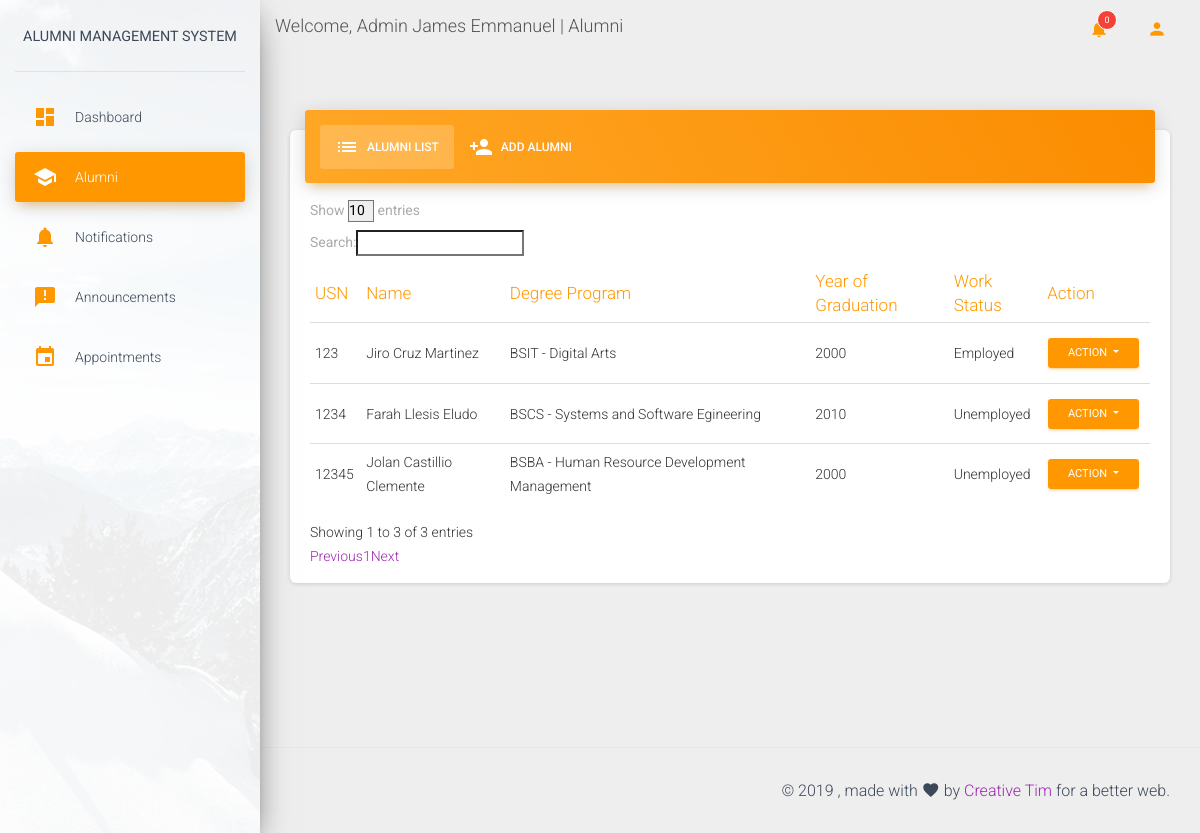
The page /index.php/admin/alumni (signed in) on the database its author committed.
### tables this page shows
CREATE TABLE `alumni` (
  `alumni_ID` int(11) NOT NULL,
  `alumni_student_ID` text,
  `alumni_profile_picture` text,
  `alumni_fname` text,
  `alumni_mname` text,
  `alumni_lname` text,
  `alumni_gender` text,
  `alumni_address` text,
  `alumni_cno` text,
  `alumni_lno` text,
  `alumni_email` text,
  `alumni_facebook` text,
  `alumni_linkedin` text,
  `alumni_website` text,
  `alumni_degree` text,
  `alumni_major` text,
  `alumni_grad_year` int(11) DEFAULT NULL,
  `alumni_register_date` text
);

CREATE TABLE `courses` (
  `course_ID` int(11) NOT NULL,
  `course_college` text NOT NULL,
  `course_title` text NOT NULL,
  `course_description` text NOT NULL
);

CREATE TABLE `major` (
  `major_ID` int(11) NOT NULL,
  `major_course_ID` text NOT NULL,
  `major_name` text NOT NULL
);

### application/controllers/Admin.php (called while the page is built, shortened)
<?php
	class Admin extends CI_Controller {
		function __construct(){
			$this->load->helper(array('form','url'));
			$this->load->database();
			$this->load->library("sendemail");
			$this->load->library("sendsms");
		}
		function alumni($param1 = '', $param2 = ''){
			$page_data['page_name']		=	'alumni';
			$this->load->view('backend/index',$page_data);
		}
	}
?>

### index.php (called while the page is built, shortened)
<?php
require_once BASEPATH.'core/CodeIgniter.php';

### application/views/backend/admin/alumni.php (the view, shortened to what this page needs)
<div class="content">
  <div class="container-fluid">
    <div class="row">
      <div class="col-md-12">
        <div class="card">
          <div class="card-header card-header-tabs card-header-<?php echo $_SESSION['theme_color'] ?>">
            <div class="nav-tabs-navigation">
              <div class="nav-tabs-wrapper">
                <ul class="nav nav-tabs" data-tabs="tabs">
                  <li class="nav-item">
                    <a class="nav-link active" href="#list" data-toggle="tab">
                      <i class="material-icons">list</i> Alumni List
                      <div class="ripple-container"></div>
                    </a>
                  </li>
                  <li class="nav-item">
                    <a class="nav-link" href="#add" data-toggle="tab">
                      <i class="material-icons">person_add</i> Add Alumni
                      <div class="ripple-container"></div>
                    </a>
                  </li>
                </ul>
            </div>
          </div>
                </div>
                <div class="card-body">
                  <div class="tab-content">
                    <div class="tab-pane table-responsive active" id="list">
                        <table class="table display nowrap" id="table1" >
                          <thead class="text-<?php echo $_SESSION['theme_color'] ?>">
                            <th>
                              USN
                            </th>
                            <th>
                              Name
                            </th>
                            <th>
                              Degree Program
                            </th>
                            <th>
                              Year of Graduation
                            </th>
                            <th>
                              Work Status
                            </th>
                            <th>
                              Action
                            </th>
                          </thead>
                          <tbody>
                            <?php
                              $this->db->select("*");
                              $this->db->from('alumni');
                              $this->db->join('courses','alumni.alumni_degree = courses.course_ID');
                              $this->db->join('major', 'alumni.alumni_major = major.major_ID','left');
                              $query = $this->db->get()->result_array();
                              foreach($query as $row):
                                if(!empty($row['alumni_major'])){
                                  $major = " - ".$row['major_name'];
                                }else{
                                  $major = "";
                                }
                            ?>
                            <tr>
                              <td><?php echo $row['alumni_student_ID'] ?></td>
                              <td><?php echo $row['alumni_fname']." ".$row['alumni_mname']." ".$row['alumni_lname']?></td>
                              <td><?php echo $row['course_title'].$major?></td>
                              <td><?php echo $row['alumni_grad_year'] ?></td>
                              <td>
                                <?php
                                  $work_status = $this->db->select('*')->from('work')->where('work_alumni_student_ID',$row['alumni_student_ID'])->where('work_alumni_end','')->get()->num_rows();
                                  if($work_status > 0){
                                    echo "Employed";
                                  }else{
                                    echo "Unemployed";
                                  }
                                ?>
                              </td>
                              <td>
                                <div class="btn-group">
                                  <button class="btn btn-<?php echo $_SESSION['theme_color'] ?> btn-sm dropdown-toggle" data-toggle='dropdown'>
                                    Action
                                  </button>
                                </div>
                              </td>
                            </tr>
                            <?php
                              endforeach;
                            ?>
                          </tbody>
                        </table>
                    </div>
                  </div>
                </div>
              </div>
      </div>
    </div>
  </div>
</div>

### application/views/backend/admin/navbar.php (shortened to what this page needs)
<nav class="navbar navbar-expand-lg navbar-transparent navbar-absolute fixed-top ">
	<div class="container-fluid">
       			<div class="navbar-wrapper">
         			<h4>
         				<?php
         					echo "Welcome, Admin ".ucwords($this->db->get_where('admin' , array('admin_ID' =>$_SESSION['user_ID']) )->row()->admin_fname)." | ".ucwords(str_replace("_", " ", $page_name));
         				?>
         			</h4>
       			</div>
        		<div class="collapse navbar-collapse justify-content-end">
          		<ul class="navbar-nav">
            			<li class="nav-item dropdown">
              			<a class="nav-link" href="http://example.com" id="navbarDropdownMenuLink" data-toggle="dropdown" aria-haspopup="true" aria-expanded="false">
                				<i class="material-icons text-<?php echo $_SESSION['theme_color'] ?>">notifications</i>
                				<span class="notification">
                					<?php
                						echo $this->db->get_where('notification' , array('notification_recieve_ID' =>$_SESSION['user_ID'],'notification_unread'=>'TRUE'))->num_rows();
                					?>
                				</span>
              			</a>
            			</li>
            			<li class="nav-item dropdown">
              			<a class="nav-link" href="#pablo" id="navbarDropdownProfile" data-toggle="dropdown" aria-haspopup="true" aria-expanded="false">
                				<i class="material-icons text-<?php echo $_SESSION['theme_color'] ?>">person</i>
              			</a>
            			</li>
          		</ul>
        		</div>
     		</div>
   		</nav>

### rows shown on the page
alumni: alumni_student_ID "123", alumni_fname "Jiro", alumni_mname "Cruz", alumni_lname "Martinez", courses.course_title "BSIT", major.major_name "- Digital Arts", alumni_grad_year "2000", shows "Employed"
alumni: alumni_student_ID "1234", alumni_fname "Farah", alumni_mname "Llesis", alumni_lname "Eludo", courses.course_title "BSCS", major.major_name "- Systems and Software Egineering", alumni_grad_year "2010", shows "Unemployed"
alumni: alumni_student_ID "12345", alumni_fname "Jolan", alumni_mname "Castillio", alumni_lname "Clemente", courses.course_title "BSBA", major.major_name "- Human Resource Development Management", alumni_grad_year "2000", shows "Unemployed"

### other values the page prints
str_replace("_", " ", $page_name) "Alumni"
